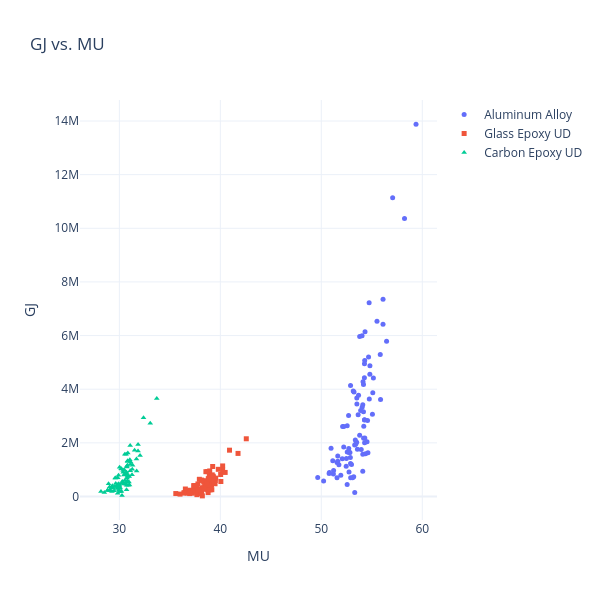

The cell this chart's notebook holds for it:
### Code cell
scatter(
    "mu", "gj",
    df_skin_al_001,
    df_skin_gfrp_001,
    df_skin_cfrp_001,
    labels=plot_labels,
    symbols=plot_markers,
    sizes=plot_marker_sizes
)
